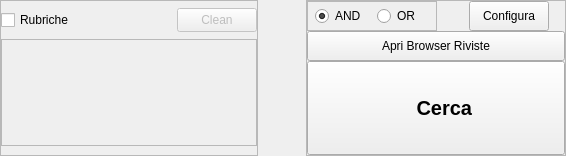
            <widget class="QFrame" name="frame_3">
             <property name="minimumSize">
              <size>
               <width>566</width>
               <height>156</height>
              </size>
             </property>
             <property name="maximumSize">
              <size>
               <width>566</width>
               <height>156</height>
              </size>
             </property>
             <property name="frameShape">
              <enum>QFrame::NoFrame</enum>
             </property>
             <property name="frameShadow">
              <enum>QFrame::Raised</enum>
             </property>
             <layout class="QHBoxLayout" name="horizontalLayout_2">
              <property name="spacing">
               <number>0</number>
              </property>
              <property name="margin">
               <number>0</number>
              </property>
              <item>
               <widget class="QFrame" name="FrameRubriche">
                <property name="minimumSize">
                 <size>
                  <width>160</width>
                  <height>137</height>
                 </size>
                </property>
                <property name="maximumSize">
                 <size>
                  <width>261</width>
                  <height>16777215</height>
                 </size>
                </property>
                <property name="frameShape">
                 <enum>QFrame::StyledPanel</enum>
                </property>
                <property name="frameShadow">
                 <enum>QFrame::Raised</enum>
                </property>
                <layout class="QGridLayout" name="gridLayout_8">
                 <property name="margin">
                  <number>0</number>
                 </property>
                 <property name="spacing">
                  <number>0</number>
                 </property>
                 <item row="0" column="0">
                  <widget class="QCheckBox" name="Select_Rubriche">
                   <property name="maximumSize">
                    <size>
                     <width>16777215</width>
                     <height>24</height>
                    </size>
                   </property>
                   <property name="text">
                    <string>Rubriche</string>
                   </property>
                  </widget>
                 </item>
                 <item row="0" column="3">
                  <widget class="QPushButton" name="CleanRubriche">
                   <property name="enabled">
                    <bool>false</bool>
                   </property>
                   <property name="maximumSize">
                    <size>
                     <width>16777215</width>
                     <height>24</height>
                    </size>
                   </property>
                   <property name="text">
                    <string>Clean</string>
                   </property>
                  </widget>
                 </item>
                 <item row="1" column="0" colspan="4">
                  <widget class="QListWidget" name="ListaRubriche">
                   <property name="enabled">
                    <bool>false</bool>
                   </property>
                   <property name="minimumSize">
                    <size>
                     <width>156</width>
                     <height>97</height>
                    </size>
                   </property>
                   <property name="maximumSize">
                    <size>
                     <width>1000</width>
                     <height>107</height>
                    </size>
                   </property>
                   <property name="selectionMode">
                    <enum>QAbstractItemView::MultiSelection</enum>
                   </property>
                  </widget>
                 </item>
                 <item row="0" column="1">
                  <spacer name="horizontalSpacer_4">
                   <property name="orientation">
                    <enum>Qt::Horizontal</enum>
                   </property>
                   <property name="sizeHint" stdset="0">
                    <size>
                     <width>40</width>
                     <height>20</height>
                    </size>
                   </property>
                  </spacer>
                 </item>
                </layout>
               </widget>
              </item>
              <item>
               <spacer name="horizontalSpacer_3">
                <property name="orientation">
                 <enum>Qt::Horizontal</enum>
                </property>
                <property name="sizeHint" stdset="0">
                 <size>
                  <width>5</width>
                  <height>20</height>
                 </size>
                </property>
               </spacer>
              </item>
              <item>
               <widget class="QFrame" name="frame_4">
                <property name="minimumSize">
                 <size>
                  <width>260</width>
                  <height>137</height>
                 </size>
                </property>
                <property name="frameShape">
                 <enum>QFrame::StyledPanel</enum>
                </property>
                <property name="frameShadow">
                 <enum>QFrame::Raised</enum>
                </property>
                <layout class="QGridLayout" name="gridLayout_7">
                 <property name="margin">
                  <number>0</number>
                 </property>
                 <property name="spacing">
                  <number>0</number>
                 </property>
                 <item row="2" column="0">
                  <widget class="QFrame" name="AND_OR_Frame">
                   <property name="enabled">
                    <bool>true</bool>
                   </property>
                   <property name="minimumSize">
                    <size>
                     <width>130</width>
                     <height>30</height>
                    </size>
                   </property>
                   <property name="maximumSize">
                    <size>
                     <width>16777215</width>
                     <height>50</height>
                    </size>
                   </property>
                   <property name="toolTip">
                    <string>&lt;!DOCTYPE HTML PUBLIC &quot;-//W3C//DTD HTML 4.0//EN&quot; &quot;http://www.w3.org/TR/REC-html40/strict.dtd&quot;&gt;
&lt;html&gt;&lt;head&gt;&lt;meta name=&quot;qrichtext&quot; content=&quot;1&quot; /&gt;&lt;style type=&quot;text/css&quot;&gt;
p, li { white-space: pre-wrap; }
&lt;/style&gt;&lt;/head&gt;&lt;body style=&quot; font-family:'Sans Serif'; font-size:9pt; font-weight:400; font-style:normal;&quot;&gt;
&lt;p style=&quot; margin-top:0px; margin-bottom:0px; margin-left:0px; margin-right:0px; -qt-block-indent:0; text-indent:0px;&quot;&gt;Selezione&lt;/p&gt;
&lt;p style=&quot;-qt-paragraph-type:empty; margin-top:0px; margin-bottom:0px; margin-left:0px; margin-right:0px; -qt-block-indent:0; text-indent:0px;&quot;&gt;&lt;/p&gt;
&lt;p style=&quot; margin-top:0px; margin-bottom:0px; margin-left:0px; margin-right:0px; -qt-block-indent:0; text-indent:0px;&quot;&gt;&lt;span style=&quot; font-weight:600;&quot;&gt;AND&lt;/span&gt; [&lt;span style=&quot; text-decoration: underline;&quot;&gt;consigliato&lt;/span&gt;]: tutte le condizioni di ricerca devono essere soddisfatte.&lt;/p&gt;
&lt;p style=&quot;-qt-paragraph-type:empty; margin-top:0px; margin-bottom:0px; margin-left:0px; margin-right:0px; -qt-block-indent:0; text-indent:0px;&quot;&gt;&lt;/p&gt;
&lt;p style=&quot; margin-top:0px; margin-bottom:0px; margin-left:0px; margin-right:0px; -qt-block-indent:0; text-indent:0px;&quot;&gt;&lt;span style=&quot; font-weight:600;&quot;&gt;OR&lt;/span&gt;: almeno una delle condizioni di ricerca deve essere soddisfatta.&lt;/p&gt;&lt;/body&gt;&lt;/html&gt;</string>
                   </property>
                   <property name="frameShape">
                    <enum>QFrame::StyledPanel</enum>
                   </property>
                   <property name="frameShadow">
                    <enum>QFrame::Raised</enum>
                   </property>
                   <layout class="QHBoxLayout" name="horizontalLayout_3">
                    <property name="margin">
                     <number>1</number>
                    </property>
                    <item>
                     <widget class="QRadioButton" name="AND_Button">
                      <property name="maximumSize">
                       <size>
                        <width>50</width>
                        <height>50</height>
                       </size>
                      </property>
                      <property name="text">
                       <string>AND</string>
                      </property>
                      <property name="checked">
                       <bool>true</bool>
                      </property>
                     </widget>
                    </item>
                    <item>
                     <widget class="QRadioButton" name="OR_Button">
                      <property name="maximumSize">
                       <size>
                        <width>50</width>
                        <height>16777215</height>
                       </size>
                      </property>
                      <property name="text">
                       <string>OR</string>
                      </property>
                     </widget>
                    </item>
                   </layout>
                  </widget>
                 </item>
                 <item row="2" column="3">
                  <widget class="QPushButton" name="Configura">
                   <property name="enabled">
                    <bool>true</bool>
                   </property>
                   <property name="maximumSize">
                    <size>
                     <width>100</width>
                     <height>30</height>
                    </size>
                   </property>
                   <property name="text">
                    <string>Configura</string>
                   </property>
                   <property name="icon">
                    <iconset resource="crystal.qrc">
                     <normaloff>:/icons/crystal/configure-256.png</normaloff>:/icons/crystal/configure-256.png</iconset>
                   </property>
                  </widget>
                 </item>
                 <item row="5" column="0" colspan="5">
                  <widget class="QPushButton" name="Cerca">
                   <property name="minimumSize">
                    <size>
                     <width>230</width>
                     <height>30</height>
                    </size>
                   </property>
                   <property name="maximumSize">
                    <size>
                     <width>16777215</width>
                     <height>100</height>
                    </size>
                   </property>
                   <property name="font">
                    <font>
                     <pointsize>15</pointsize>
                     <weight>75</weight>
                     <bold>true</bold>
                     <strikeout>false</strikeout>
                    </font>
                   </property>
                   <property name="text">
                    <string>   Cerca</string>
                   </property>
                   <property name="icon">
                    <iconset resource="icons.qrc">
                     <normaloff>:/icons/icons/128x128/apps/lescienze500.png</normaloff>:/icons/icons/128x128/apps/lescienze500.png</iconset>
                   </property>
                   <property name="iconSize">
                    <size>
                     <width>40</width>
                     <height>40</height>
                    </size>
                   </property>
                   <property name="flat">
                    <bool>false</bool>
                   </property>
                  </widget>
                 </item>
                 <item row="4" column="0" colspan="5">
                  <widget class="QPushButton" name="ApriBrowserCopertine">
                   <property name="minimumSize">
                    <size>
                     <width>230</width>
                     <height>0</height>
                    </size>
                   </property>
                   <property name="maximumSize">
                    <size>
                     <width>16777215</width>
                     <height>30</height>
                    </size>
                   </property>
                   <property name="text">
                    <string>Apri Browser Riviste</string>
                   </property>
                   <property name="icon">
                    <iconset resource="crystal.qrc">
                     <normaloff>:/icons/crystal/bookmarks-organize.png</normaloff>:/icons/crystal/bookmarks-organize.png</iconset>
                   </property>
                  </widget>
                 </item>
                </layout>
               </widget>
              </item>
             </layout>
            </widget>
